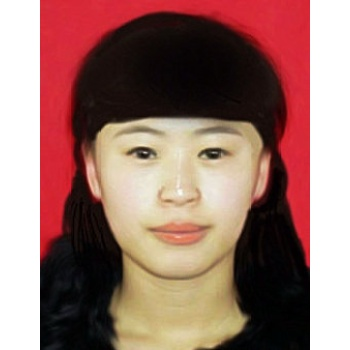
#> input picture myTools/AF1.jpg, 350 x 350 px
$ python mls.py
#> lines starting #> are read from the running program, lines starting #| are printed output that depends on the picture
#> further down, img is the input picture: shape (350, 350, 3); mean B, G, R 107.1, 115, 152.7
import numpy as np
import cv2


class trans():
    def __init__(self, img, pi):
        width, height = img.shape[:2]
#> width = 350; height = 350
        pcth = np.repeat(np.arange(height).reshape(height, 1), [width], axis=1)
        pctw = np.repeat(np.arange(width).reshape(width, 1), [height], axis=1).T

        self.img_coordinate = np.swapaxes(np.array([pcth, pctw]), 1, 2).T
        self.cita = compute_G(self.img_coordinate, pi, height, width)
        self.pi = pi
        self.W, self.A, self.Z = pre_compute_waz(self.pi, height, width, self.img_coordinate)
        self.height = height
        self.width = width

    def deformation(self, img, qi):

        qi = self.pi * 2 - qi
        mapxy = np.swapaxes(np.float32(compute_fv(qi, self.W, self.A, self.Z, self.height, self.width, self.cita, self.img_coordinate)), 0, 1)
        img = cv2.remap(img, mapxy[:, :, 0], mapxy[:, :, 1], borderMode=cv2.BORDER_WRAP, interpolation=cv2.INTER_LINEAR)

        return img

def pre_compute_waz(pi, height, width, img_coordinate):
    # height*width*控制点个数
    wi = np.reciprocal(np.power(np.linalg.norm(np.subtract(pi, img_coordinate.reshape(height, width, 1, 2)) + 0.000000001, axis=3),2))

    # height*width*2
    pstar = np.divide(np.matmul(wi,pi), np.sum(wi, axis=2).reshape(height,width,1))

    # height*width*控制点个数*2
    phat = np.subtract(pi, pstar.reshape(height, width, 1, 2))

    z1 = np.subtract(img_coordinate, pstar)
    z2 = np.repeat(np.swapaxes(np.array([z1[:,:,1], -z1[:,:,0]]), 1, 2).T.reshape(height,width,1,2,1), [pi.shape[0]], axis=2)

    # height*width*控制点个数*2*1
    z1 = np.repeat(z1.reshape(height,width,1,2,1), [pi.shape[0]], axis=2)

    # height*width*控制点个数*1*2
    s1 = phat.reshape(height,width,pi.shape[0],1,2)
    s2 = np.concatenate((s1[:,:,:,:,1], -s1[:,:,:,:,0]), axis=3).reshape(height,width,pi.shape[0],1,2)

    a = np.matmul(s1, z1)
    b = np.matmul(s1, z2)
    c = np.matmul(s2, z1)
    d = np.matmul(s2, z2)

    # 重构wi形状
    ws = np.repeat(wi.reshape(height,width,pi.shape[0],1),[4],axis=3)

    # height*width*控制点个数*2*2
    A = (ws * np.concatenate((a,b,c,d), axis=3).reshape(height,width,pi.shape[0],4)).reshape(height,width,pi.shape[0],2,2)

    return wi, A, z1

def compute_fv(qi, W, A, Z, height, width, cita, img_coordinate):
    qstar = np.divide(np.matmul(W,qi), np.sum(W, axis=2).reshape(height,width,1))
    qhat = np.subtract(qi, qstar.reshape(height, width, 1, 2)).reshape(height, width, qi.shape[0], 1, 2)
    fv_ = np.sum(np.matmul(qhat, A),axis=2)
    fv = np.linalg.norm(Z[:,:,0,:,:],axis=2) / (np.linalg.norm(fv_,axis=3)+0.0000000001) * fv_[:,:,0,:] + qstar
    fv = (fv - img_coordinate) * cita.reshape(height, width, 1) + img_coordinate
    return fv

def compute_G(img_coordinate, pi, height, width, thre = 0.7):
#> called with img_coordinate = array of shape (350, 350, 2), pi = array of shape (5, 2), height = 350, width = 350, thre = 0.7
    max = np.max(pi, 0)
    min = np.min(pi, 0)

    length = np.max(max - min)

    # 计算控制区域中心
    # p_ = (max + min) // 2
    p_ = np.sum(pi,axis=0) // pi.shape[0]

    # 计算控制区域
    minx, miny = min - length
    maxx, maxy = max + length
    minx = minx if minx > 0 else 0
    miny = miny if miny > 0 else 0
    maxx = maxx if maxx < height else height
#> maxx = 350
    maxy = maxy if maxy < width else width
#> maxy = 350

    k1 =(p_ - [0,0])[1] / (p_ - [0,0])[0]
    k2 =(p_ - [height,0])[1] / (p_ - [height,0])[0]
#> k2 = 5.93
    k4 =(p_ - [0,width])[1] / (p_ - [0,width])[0]
#> k4 = 0.703
    k3 =(p_ - [height, width])[1] / (p_ - [height, width])[0]
#> k3 = 2.86
    k = (np.subtract(p_, img_coordinate)[:, :, 1] / (np.subtract(p_, img_coordinate)[:, :, 0] + 0.000000000001)).reshape(height, width, 1)
    k = np.concatenate((img_coordinate, k), axis=2)

    k[:,:p_[1],0][(k[:,:p_[1],2] > k1) | (k[:,:p_[1],2] < k2)] = (np.subtract(p_[1], k[:,:,1]) / p_[1]).reshape(height, width, 1)[:,:p_[1],0][(k[:,:p_[1],2] > k1) | (k[:,:p_[1],2] < k2)]
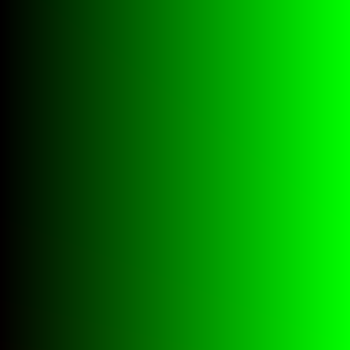
#> k: shape (350, 350, 3) float64; mean of channels 0, 1, 2 0.7, 174.5, 2; drawn with min black and max white
    k[:,p_[1]:,0][(k[:,p_[1]:,2] > k3) | (k[:,p_[1]:,2] < k4)] = (np.subtract(k[:,:,1], p_[1]) / (width - p_[1])).reshape(height, width, 1)[:,p_[1]:,0][(k[:,p_[1]:,2] > k3) | (k[:,p_[1]:,2] < k4)]
    k[:p_[0],:,0][(k1 >= k[:p_[0],:,2]) & (k[:p_[0],:,2] >= k4)] = (np.subtract(p_[0], k[:,:,0]) / p_[0]).reshape(height, width, 1)[:p_[0],:,0][(k1 >= k[:p_[0],:,2]) & (k[:p_[0],:,2] >= k4)]
    k[p_[0]:,:,0][(k3 >= k[p_[0]:,:,2]) & (k[p_[0]:,:,2] >= k2)] = (np.subtract(k[:,:,0], p_[0]) / (height - p_[0])).reshape(height, width, 1)[p_[0]:,:,0][(k3 >= k[p_[0]:,:,2]) & (k[p_[0]:,:,2] >= k2)]

    cita = np.exp(-np.power(k[:,:,0] / thre,2))
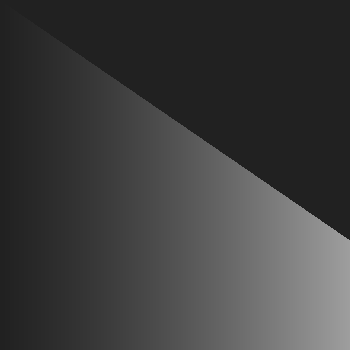
#> cita: shape (350, 350) float64; min 0.13, max 0.62, mean 0.241
    cita[minx:maxx,miny:maxy] = 1
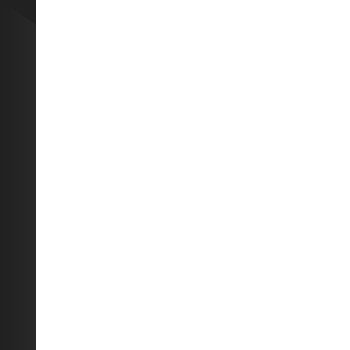
#> cita: shape (350, 350) float64; min 0.13, max 1, mean 0.912
    # 如果不需要局部变形，可以把cita的值全置为1
    # cita = 1

    return cita

# 里面输入你的图片位置，绝对位置和相对位置都可以
img = cv2.imread('AF1.jpg')
pi = np.array([208, 536, 280, 769, 516, 877, 661, 709, 656, 489]).reshape(-1, 2)
print(pi)
qi = np.array([208, 536, 250, 769, 516, 877, 661, 709, 656, 489]).reshape(-1, 2)

ddd = trans(img, pi)
img = ddd.deformation(img, qi)
#> in deformation, `img = cv2.remap(img, mapxy[:, :, 0], mapxy[:, :, 1], borderMode=cv2.BO..`:
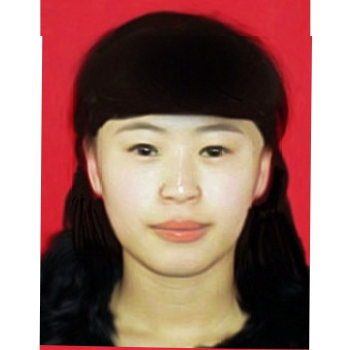
#> img: shape (350, 350, 3); mean of channels 0, 1, 2 107.5, 115.4, 153.3; drawn as B, G, R

cv2.imshow('bianxing', img)
cv2.waitKey(0)
